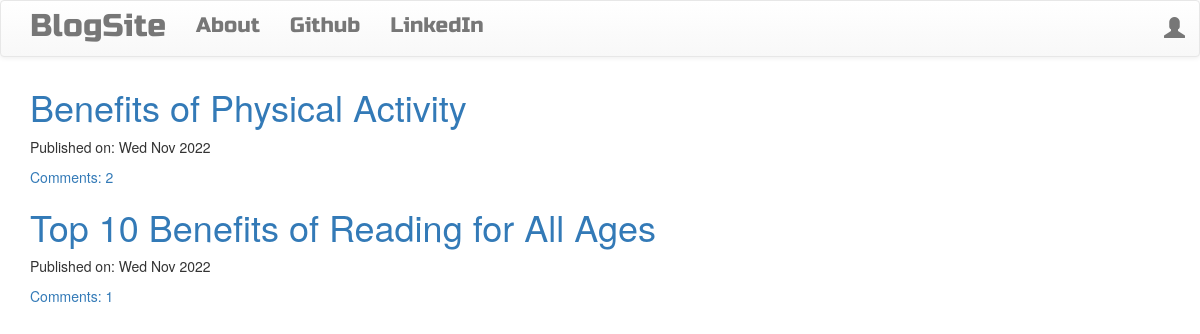
The page / on the database its author committed.
### blog/models.py (models this page shows, shortened)
class Post(models.Model):
    author = models.ForeignKey('auth.User',on_delete=models.CASCADE)
    title = models.CharField(max_length=200)
    text = models.TextField()
    created_date = models.DateTimeField(default=timezone.now)
    published_date = models.DateTimeField(blank=True,null=True)
    def approved_comments(self):
        return self.comments.filter(approved_comment=True)

### blog/views.py (the view)
# urls.py: path("",views.PostListView.as_view(),name='post_list'),
class PostListView(ListView):
    model = Post
    def get_queryset(self):
        return Post.objects.filter(published_date__lte=timezone.now()).order_by('-published_date')

### blog/templates/blog/post_list.html
{% extends 'blog/base.html' %}
{% block content %}
<div class="centerstage">
    {% for post in post_list %}
        <div class="post">
            <h1><a href="{% url 'post_detail' pk=post.pk %}">{{ post.title }}</a></h1>
            <div class="date">
                <p>Published on: {{ post.published_date|date:"D M Y"}}</p>
            </div>
            <a href="{% url 'post_detail' pk=post.pk %}">Comments: {{ post.approved_comments.count }}</a>
        </div>
    {% endfor %}
</div>
{% endblock %}

### blog/templates/blog/base.html (shortened to what this page needs)
<!DOCTYPE html>
{% load static %}
<html lang="en" dir="ltr">
  <head>
    <link rel="stylesheet" href="https://cdn.jsdelivr.net/npm/bootstrap@3.4.1/dist/css/bootstrap.min.css">
    <link rel="stylesheet" href="https://cdn.jsdelivr.net/npm/bootstrap@3.4.1/dist/css/bootstrap-theme.min.css">
    <link rel="stylesheet" href="//cdn.jsdelivr.net/npm/medium-editor@latest/dist/css/medium-editor.min.css" type="text/css" media="screen" charset="utf-8">
    <link rel="stylesheet" href="{% static 'css/blog.css' %}">
  </head>
  <body>
    <nav class="navbar navbar-default techfont custom-navbar">
      <div class="container">
        <ul class="nav navbar-nav">
        <li><a class='navbar-brand bigbrand' href="{% url 'post_list' %}"> BlogSite </a></li>
        <li><a href="{% url 'about' %}">About</a></li>
        <li><a href="https://www.github.com">Github</a></li>
        <li><a href="https://www.linkedin.com">LinkedIn</a></li>
        </ul>
        <ul class="nav navbar-nav navbar-right">
        {% if user.is_authenticated %}
        <li>
          <a href="{% url 'post_new' %}" >New Post</a>
        </li>
        <li>
          <a href="{% url 'post_draft_list' %}">Drafts</a>
        </li>
        <li>
          <a href="{% url 'logout' %}" >Log out</a>
        </li>
        <li>
          <a >Welcome: {{ user.username }}</a>
        </li>
          {% else %}
          <li><a class='nav navbar-right' href="{% url 'login' %}" ><span class="glyphicon glyphicon-user"></span></a></li>
        {% endif %}
      </ul>
      </div>
    </nav>
            <div class="content container">
                <div class="row">
                    <div class="col-md-8">
                      <div class="blog_posts">
                        {% block content %}
                        {% endblock %}
                      </div>
                    </div>
                </div>
            </div>
  </body>
</html>

### blog/static/css/blog.css (style rules this page uses)
.techfont { font-family: 'Russo One', sans-serif; font-size: 1.5em; margin-bottom: 10px; }
.centerstage { margin-left: auto; margin-right: auto; }
.bigbrand { font-size: 1.5em; }

### rows shown on the page
Post: title "Benefits of Physical Activity", published_date "Wed Nov 2022", approved_comments.count "2"
Post: title "Top 10 Benefits of Reading for All Ages", published_date "Wed Nov 2022", approved_comments.count "1"
